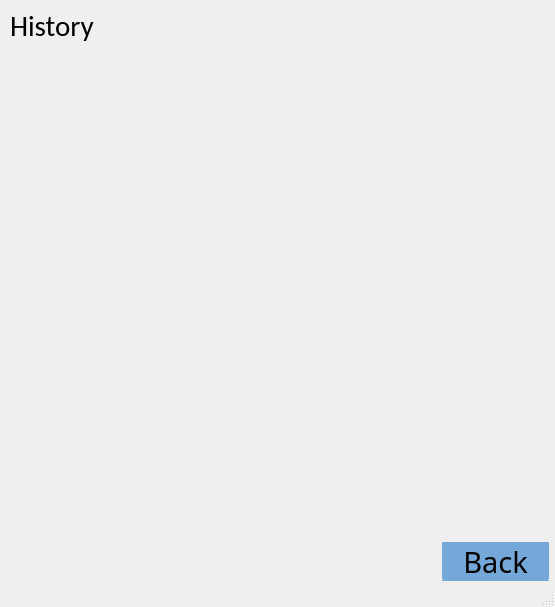
<?xml version="1.0" encoding="UTF-8"?>
<ui version="4.0">
 <class>History</class>
 <widget class="QMainWindow" name="History">
  <property name="geometry">
   <rect>
    <x>0</x>
    <y>0</y>
    <width>555</width>
    <height>607</height>
   </rect>
  </property>
  <property name="windowTitle">
   <string>MainWindow</string>
  </property>
  <widget class="QWidget" name="centralwidget">
   <widget class="QLabel" name="label">
    <property name="geometry">
     <rect>
      <x>10</x>
      <y>0</y>
      <width>91</width>
      <height>51</height>
     </rect>
    </property>
    <property name="font">
     <font>
      <family>Calibri</family>
      <pointsize>22</pointsize>
     </font>
    </property>
    <property name="text">
     <string>History</string>
    </property>
   </widget>
   <widget class="QTextBrowser" name="textBrowser">
    <property name="geometry">
     <rect>
      <x>10</x>
      <y>60</y>
      <width>521</width>
      <height>471</height>
     </rect>
    </property>
    <property name="font">
     <font>
      <family>黑体</family>
      <pointsize>20</pointsize>
     </font>
    </property>
    <property name="styleSheet">
     <string notr="true">QTextBrowser
{
 	background-color:rgb(238, 238, 238);
 	border-radius: 3px; 
 	color: rgb(0, 0, 0);
 }</string>
    </property>
   </widget>
   <widget class="QPushButton" name="equal">
    <property name="geometry">
     <rect>
      <x>440</x>
      <y>540</y>
      <width>111</width>
      <height>41</height>
     </rect>
    </property>
    <property name="font">
     <font>
      <family>微软雅黑 Light</family>
      <pointsize>22</pointsize>
      <weight>50</weight>
      <bold>false</bold>
     </font>
    </property>
    <property name="contextMenuPolicy">
     <enum>Qt::DefaultContextMenu</enum>
    </property>
    <property name="toolTipDuration">
     <number>-1</number>
    </property>
    <property name="styleSheet">
     <string notr="true">QPushButton {
border-left: 2px solid rgb(238, 238, 238);

border-right: 2px solid  rgb(238, 238, 238);

border-top: 2px solid  rgb(238, 238, 238);

 background-color: rgb(116, 168, 216); border-radius: 3px; color: rgb(0, 0,0); } QPushButton:hover { background-color:rgb(67, 160, 217); }</string>
    </property>
    <property name="text">
     <string>Back</string>
    </property>
   </widget>
  </widget>
  <widget class="QStatusBar" name="statusbar"/>
 </widget>
 <resources/>
 <connections/>
</ui>
